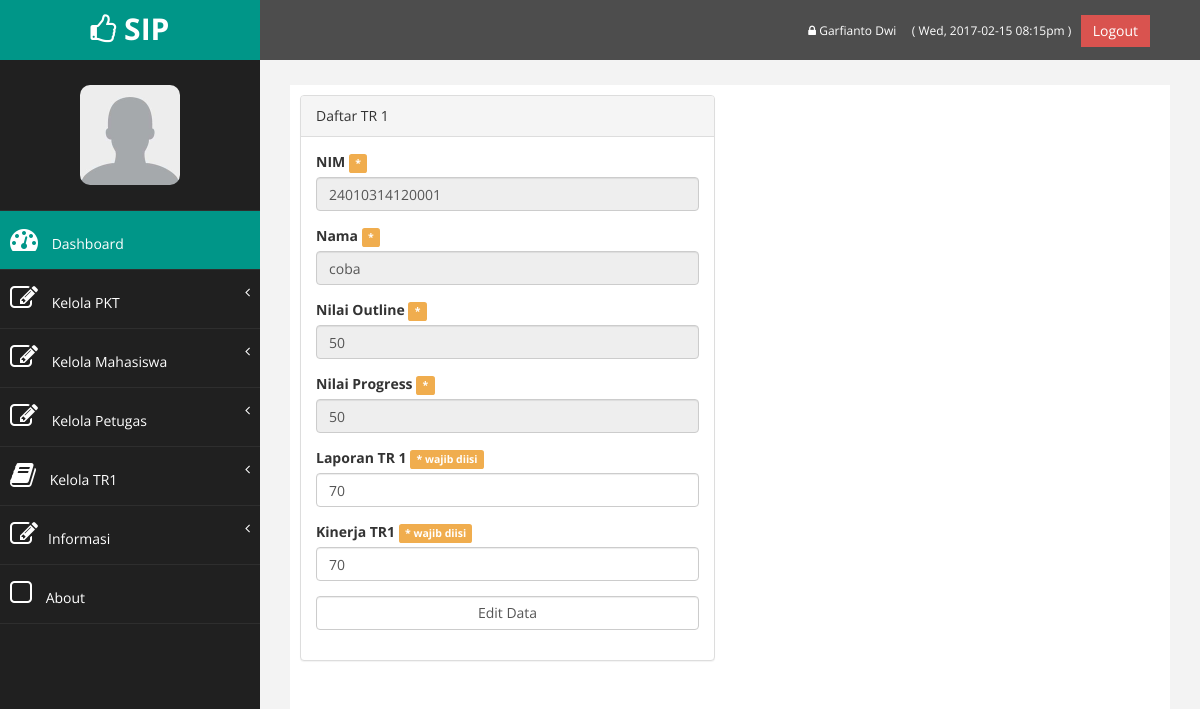
/dashboard/edit_nilai_tr1.php?nim=24010314120001 (signed in), run on the app's committed database.
### tables this page shows
CREATE TABLE `petugas` (
  `idpetugas` int(11) NOT NULL,
  `nama` varchar(30) NOT NULL,
  `email` varchar(50) NOT NULL,
  `password` varchar(50) NOT NULL
);

CREATE TABLE `nilai_outline` (
  `nim` varchar(14) NOT NULL,
  `identifikasi` int(11) NOT NULL,
  `rumusan` int(11) NOT NULL,
  `tujuan` int(11) NOT NULL,
  `metodologi` int(11) NOT NULL,
  `hipotesis` int(11) NOT NULL,
  `analisis` int(11) NOT NULL,
  `kontrak` int(11) NOT NULL,
  `nilai_total` int(11) NOT NULL,
  `tanggal` date NOT NULL
);

CREATE TABLE `nilai_tr1` (
  `nim` varchar(14) NOT NULL,
  `outline` int(11) NOT NULL,
  `progress` int(11) NOT NULL,
  `laporan` int(11) NOT NULL,
  `kinerja` int(11) NOT NULL,
  `huruf` varchar(11) NOT NULL,
  `nilai_akhir` int(11) NOT NULL
);

CREATE TABLE `anggota` (
  `nim` varchar(20) NOT NULL,
  `nama` varchar(30) NOT NULL,
  `password` varchar(50) NOT NULL,
  `alamat` varchar(150) NOT NULL,
  `kota` varchar(30) NOT NULL,
  `email` varchar(50) NOT NULL,
  `no_telp` varchar(15) NOT NULL,
  `id_wali` varchar(20) NOT NULL,
  `angkatan` varchar(10) NOT NULL,
  `judul` varchar(80) NOT NULL,
  `idlab` varchar(10) NOT NULL
);

CREATE TABLE `nilai_progress` (
  `nim` varchar(14) NOT NULL,
  `bahasa` int(11) NOT NULL,
  `substansi` int(11) NOT NULL,
  `penyajian` int(11) NOT NULL,
  `penguasaan_materi` int(11) NOT NULL,
  `analisis` int(11) NOT NULL,
  `penguasaan_pengetahuan` int(11) NOT NULL,
  `tanggal` date NOT NULL,
  `jumlah_total` int(11) NOT NULL
);

### dashboard/functions.php (called while the page is built, shortened)
<?php
	require_once('connect.php');
	$con = mysqli_connect($db_host, $db_username, $db_password, $db_database);
	$site_name="SIP";
	if(isset($_SESSION['sip_masuk_aja'])){
		if($_SESSION['sip_status']=='petugas'){
			$query = "SELECT * FROM petugas WHERE idpetugas=".$_SESSION['sip_masuk_aja']."";
			$petugas=mysqli_query($con,$query);
			$petugas=$petugas->fetch_object();
			$status=$_SESSION['sip_status'];
		}elseif($_SESSION['sip_status']=='anggota'){
			$query = "SELECT * FROM anggota WHERE nim=".$_SESSION['sip_masuk_aja']."";
			$anggota=mysqli_query($con,$query);
			$anggota=$anggota->fetch_object();
			$status=$_SESSION['sip_status'];
		}elseif($_SESSION['sip_status']=='dosen'){
			$query = "SELECT * FROM dosen WHERE nip=".$_SESSION['sip_masuk_aja']."";
			$dosen=mysqli_query($con,$query);
			$dosen=$dosen->fetch_object();
			$status=$_SESSION['sip_status'];
		}elseif($_SESSION['sip_status']=='lab'){
			$query = "SELECT * FROM lab WHERE idlab=".$_SESSION['sip_masuk_aja']."";
			$lab=mysqli_query($con,$query);
			$lab=$lab->fetch_object();
			$status=$_SESSION['sip_status'];
		}else {
			echo "Harap ulangi login";
		}
	}
	function test_input($data) {
		$data = trim($data);
		$data = stripslashes($data);
		$data = htmlspecialchars($data);
		return $data;
	}
?>

### dashboard/edit_nilai_tr1.php (the view, shortened to what this page needs)
<?php
	require_once('sidebar.php');
	if (!isset($_POST['daftar'])) {
		$nim=$_GET['nim'];
		$nama=$_GET['nama'];
		$nilai_total = $_GET['nilai_total'];
		$jumlah_total = $_GET['jumlah_total'];
		$query = " SELECT * FROM nilai_outline INNER JOIN nilai_progress ON nilai_outline.nim=nilai_progress.nim INNER JOIN anggota ON nilai_outline.nim=anggota.nim INNER JOIN nilai_tr1 ON anggota.nim=nilai_tr1.nim WHERE nilai_outline.nim='".$nim."'";
		$result = $con->query( $query );
		if (!$result){
			die ("Could not query the database: <br />". $con->error);
		}else{
			while ($row = $result->fetch_object()){
				$nim=$row->nim;
				$nama=$row->nama;
				$laporan1 = $row->laporan;
				$kinerja1 = $row->kinerja;
				$nilai_total = $row->nilai_total;
				$jumlah_total = $row->jumlah_total;
			}
		}
		}
		$laporan=test_input($_POST['laporan']);
		if ($laporan=='') {
			$errorLaporan='wajib diisi';
		}else{
			$validLaporan=TRUE;
		}
		$kinerja=test_input($_POST['kinerja']);
		if ($kinerja=='') {
			$errorKinerja='wajib diisi';
		}else{
			$validKinerja=TRUE;
		}
?>
<!DOCTYPE html>
<html>
<head>
</head>
<body>
<div class="row">
	<div class="col-md-6">
		<div class="panel panel-default">
			<div class="panel-heading">
				Daftar TR 1
			</div>
			<div class="panel-body">
				<div class="row">
					<div class="col-md-12">
						<form method="POST" role="form" autocomplete="on" action="<?php echo htmlspecialchars($_SERVER["PHP_SELF"]);?>">
							<div class="form-group">
								<label>NIM</label>&nbsp;<span class="label label-warning">* <?php if(isset($errorNim)) echo $errorNim;?></span>
								<input class="form-control" type="text" name="nim" maxlength="14" size="30" readonly placeholder="nim 14 digit angka" required value="<?php if(isset($nim)){echo $nim;} ?>">
							</div>
							<div class="form-group" >
								<label>Nama</label>&nbsp;<span class="label label-warning">* <?php if(isset($errorNama)) echo $errorNama;?></span>
								<input class="form-control" type="text" readonly name="nama" maxlength="50" size="30" placeholder="masukan nama" required value="<?php if(isset($nama)){echo $nama;} ?>">
							</div>
							<div class="form-group">
								<label>Nilai Outline</label>&nbsp;<span class="label label-warning">* <?php if(isset($errorOutline)) echo $errorOutline;?></span>
								<input class="form-control" type="text" name="outline" readonly maxlength="50" size="30" placeholder="nilai outline" required value="<?php if(isset($nilai_total)){echo $nilai_total;} ?>">
							</div>
							<div class="form-group">
								<label>Nilai Progress</label>&nbsp;<span class="label label-warning">* <?php if(isset($errorProgress)) echo $errorProgress;?></span>
								<input class="form-control" type="text" name="progress" readonly maxlength="50" size="30" placeholder="nilai progress" required value="<?php if(isset($jumlah_total)){echo $jumlah_total;} ?>">
							</div>
							<div class="form-group">
								<label>Laporan TR 1</label>&nbsp;<span class="label label-warning">* <?php if(isset($errorLaporan)) echo $errorLaporan;?></span>
								<input class="form-control" type="text" name="laporan" maxlength="50" size="30" placeholder="Ketercapaian indikator pada kontrak TR" required value="<?php if(isset($laporan1)){echo $laporan1;} ?>">
							</div>
							<div class="form-group">
								<label>Kinerja TR1</label>&nbsp;<span class="label label-warning">* <?php if(isset($errorKinerja)) echo $errorKinerja;?></span>
								<input class="form-control" type="text" name="kinerja" maxlength="50" size="30" placeholder="Ketercapaian indikator pada kontrak TR" required value="<?php if(isset($kinerja1)){echo $kinerja1;} ?>">
							</div>
							<div class="form-group">
								<input class="form-control" type="submit"  name="daftar" value="Edit Data">
							</div>
						</form>
					</div>
				</div>
			</div>
		</div>
	</div>
</div>
<?php
include_once('footer.php');
?>

### dashboard/sidebar.php (shortened to what this page needs)
<?php
	require_once('functions.php');
?>
<!DOCTYPE html>
<html xmlns="http://www.w3.org/1999/xhtml">
<head>
    <link href="assets/css/bootstrap.css" rel="stylesheet" />
    <link href="assets/css/font-awesome.css" rel="stylesheet" />
    <link href="assets/css/custom.css" rel="stylesheet" />
</head>
<body>
    <div id="wrapper">
		<nav class="navbar navbar-default navbar-cls-top " role="navigation" style="margin-bottom: 0">
            <div class="navbar-header">
                <a class="navbar-brand" hKeloref="index.php"><i class="fa fa-thumbs-o-up"></i> <?php echo $site_name ?></a>
            </div>
			<div style="color: white; padding: 15px 50px 5px 50px; float: right; font-size: 16px;">
				<a href="profil.php" title='Ubah Password' style="color:#fff; font-size:12px;"><i class="fa fa-lock"></i> <?php if($status=="petugas") echo $petugas->nama; elseif($status=="dosen") echo $dosen->nama_dosen;elseif($status=="lab") echo $lab->nama_lab; else echo $anggota->nama; ?> </a>&nbsp;&nbsp;
				<a style="text-decoration: none; color:#fff; font-size:12px;"> <?php
					echo " ( ".date("D, Y-m-d") . " ". date("h:ia")." )&nbsp;&nbsp;";
				?>
				</a>
				<a href="logout.php" class="btn btn-danger square-btn-adjust">Logout</a>
			</div>
        </nav>
        <nav class="navbar-default navbar-side" role="navigation">
            <div class="sidebar-collapse">
                <ul class="nav" id="main-menu">
				<li class="text-center">
					<img src="assets/img/user/default.jpg" class="user-image img-responsive"/>
				</li>
				<li>
					<a class="active-menu" href="index.php"><i class="fa fa-dashboard fa-2x"></i> Dashboard</a>
				</li>
				<?php
				if($status=="petugas"){
					echo '<li>
						<a href="#"><i class="fa fa-edit fa-2x"></i> Kelola PKT<span class="fa arrow"></span></a>
						<ul class="nav nav-second-level">
							<li><a href="p_daftar_pkt.php">Pendaftaran PKT</a></li>
							<li><a href="daftar_pkt.php">Daftar Mahasiswa PKT</a></li>
							<li><a href="daftar_input_judul.php">Input Judul Mahasiswa PKT</a></li>
							<li><a href="daftar_judul.php">Daftar Judul Mahasiswa PKT</a></li>
							<li><a href="mhs_lab.php">Input penempatan mahasiswa</a></li>
							<li><a href="daftar_penempatan.php">Daftar penempatan mahasiswa</a></li>
							<li><a href="bimbingan.php">Input bimbingan mahasiswa</a></li>
							<li><a href="daftar_bimbingan.php">Daftar bimbingan mahasiswa</a></li>
							<li><a href="input_nilai_pkt1.php">Input nilai PKT</a></li>
							<li><a href="nilai_pkt.php">Daftar Nilai PKT</a></li>
						</ul>
					</li>
					<li>
						<a href="#"><i class="fa fa-edit fa-2x"></i> Kelola Mahasiswa<span class="fa arrow"></span></a>
						<ul class="nav nav-second-level">
							<li><a href="daftar_anggota.php">Data Anggota</a></li>
							<li><a href="tambah_anggota.php">Tambah Anggota</a></li>
						</ul>
					</li>
					<li>
						<a href="#"><i class="fa fa-edit fa-2x"></i> Kelola Petugas<span class="fa arrow"></span></a>
						<ul class="nav nav-second-level">
							<li><a href="daftar_petugas.php">Data Petugas</a></li>
							<li><a href="tambah_petugas.php">Tambah Petugas</a></li>
						</ul>
					</li>';
				}
				?>
				<li>
						<?php
							echo '<a href="#"><i class="fa fa-book fa-2x"></i> Kelola TR1';
						?>
					<span class="fa arrow"></span></a>
				</li>
				<li>
					<a href="#"><i class="fa fa-edit fa-2x"></i>Informasi<span class="fa arrow"></span></a>
				</li>
					<li>
                        <a  href="http://localhost/sip/index.php#about"><i class="fa fa-square-o fa-2x"></i> About</a>
					</li>
                </ul>
            </div>
        </nav>
        <div id="page-wrapper" >
            <div id="page-inner">

### dashboard/assets/css/custom.css (style rules this page uses)
body { font-family: 'Open Sans', sans-serif; }
#wrapper { width: 100%; background:#202020; }
#page-wrapper { padding: 15px 15px; min-height: 600px; background:#F3F3F3; }
#page-inner { width:100%; margin:10px 20px 10px 0px; background-color:#fff!important; padding:10px; min-height:1200px; }
.text-center { text-align:center; }
.square-btn-adjust { border: 0px solid transparent; -webkit-border-radius: 0px; -moz-border-radius: 0px; border-radius: 0px; }
.user-image { margin: 25px auto; -webkit-border-radius: 10px; -moz-border-radius: 10px; border-radius: 10px; max-height:100px; max-width:100px; }
.navbar-cls-top .navbar-brand { color: #fff; background: #009688; width: 260px; text-align: center; height: 60px; font-size: 30px; font-weight: 700; }
.active-menu { background-color:#009688!important; }
.arrow { float: right; }
.fa.arrow:before { content: "\f104"; }
.sidebar-collapse , .sidebar-collapse .nav { background:none; }
.sidebar-collapse .nav { padding:0; }
.sidebar-collapse .nav > li > a { color:#fff; background:#202020; text-shadow:none; }
.sidebar-collapse > .nav > li > a { padding:15px 10px; }
.sidebar-collapse > .nav > li { border-bottom: 1px solid rgba(107, 108, 109, 0.19); }
.navbar-side { border:none; background-color: #202020; }
.navbar-cls-top { background:#4D4D4D; border-bottom:none; }
.navbar-default { border:0px solid black; }
.navbar-header { background: #009688; }
.nav > li > a > i { margin-right:10px; }
@media (min-width:768px) { #page-wrapper { margin: 0 0 0 260px; padding: 15px 30px; min-height: 1200px; } }
@media (min-width:768px) { .navbar-side { z-index: 1; position: absolute; width: 260px; } }
@media (min-width:768px) { .navbar { border-radius: 0px; } }

### data on the page
petugas: nama "Garfianto Dwi"
nilai_outline: nim "24010314120001", nama "coba", outline "50", progress "50", laporan "70", kinerja "70"

### other printed values
$site_name "SIP"
$errorLaporan "wajib diisi"
$errorKinerja "wajib diisi"
